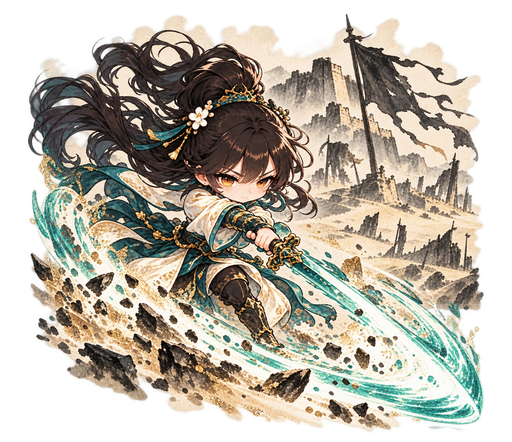
#> input picture art/cards/companion/behead_loulan_v1.png, 512 x 442 px; its folder holds only this picture in this run
$ python normalize_card_art.py
#> lines starting #> are read from the running program, lines starting #| are printed output that depends on the picture
"""Deterministic normalization/QA of generated art; no AI editing or repainting."""
from pathlib import Path
import hashlib
import json
from PIL import Image, ImageDraw, ImageFont

ROOT = Path(__file__).resolve().parents[1]
records = []
for path in sorted((ROOT / "art/cards").rglob("*.png")):
    image = Image.open(path).convert("RGBA")
#> image is the input picture: PIL image 512x442 RGBA; mean R, G, B, A 120.8, 114.2, 100.8, 173.8
    if image.size != (512, 442):
        image.thumbnail((496, 426), Image.Resampling.LANCZOS)
        canvas = Image.new("RGBA", (512, 442))
        canvas.alpha_composite(image, ((512 - image.width) // 2, (442 - image.height) // 2))
        canvas.save(path)
        image = canvas
    alpha = image.getchannel("A")
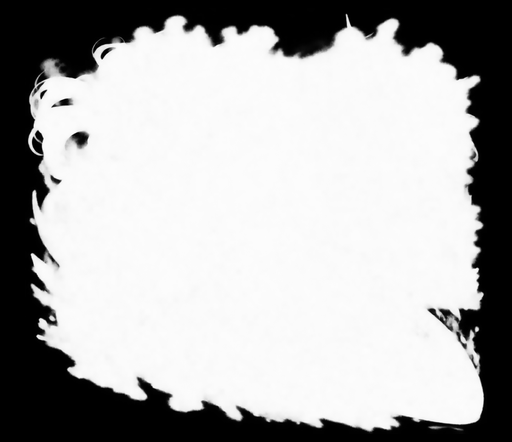
#> alpha: PIL image 512x442 L; min 0, max 255, mean 173.8
    records.append({"path": path.relative_to(ROOT).as_posix(), "size": list(image.size),
                    "alpha_extrema": list(alpha.getextrema()), "bbox": alpha.getbbox(),
                    "sha256": hashlib.sha256(path.read_bytes()).hexdigest()})
    import_path = Path(str(path) + ".import")
    if import_path.exists():
        data = import_path.read_text(encoding="utf-8")
        import_path.write_text(data.replace("mipmaps/generate=false", "mipmaps/generate=true"), encoding="utf-8")
#> pass 2 of the loop `for path in sorted((ROOT / "art/cards").rglob("*.png")):`:
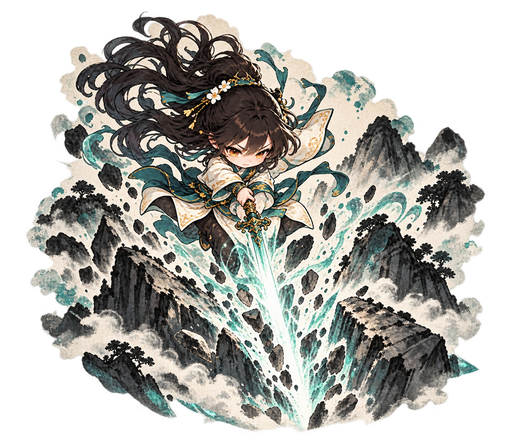
#> input picture art/cards/player/03_mountain_cleave_v1.png, 512 x 442 px
#> image is the input picture: PIL image 512x442 RGBA; mean R, G, B, A 90.1, 90, 84.7, 158.4
#> `alpha = image.getchannel("A")`:
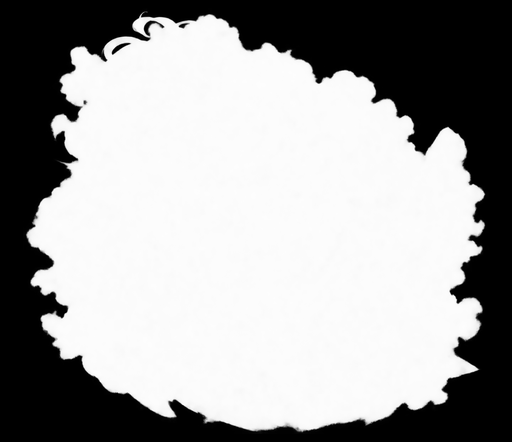
#> alpha: PIL image 512x442 L; min 0, max 255, mean 158.4

portrait_path = ROOT / "art/effects/brilliance_ink_figure_v1.png"
if portrait_path.exists():
    portrait = Image.open(portrait_path).convert("RGBA")
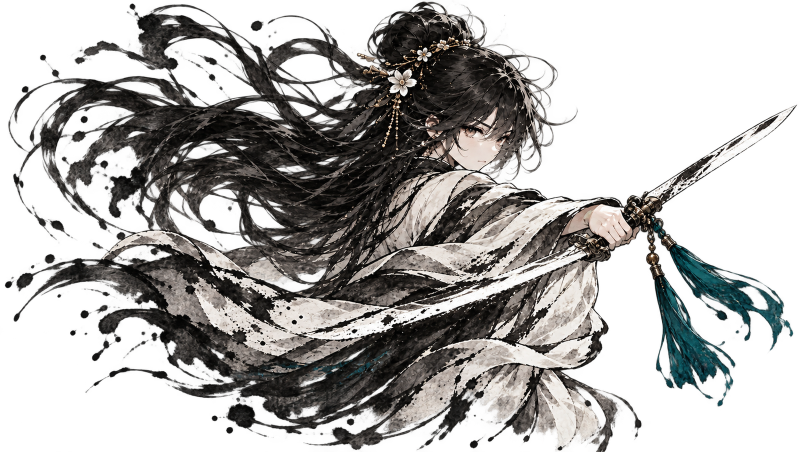
#> input picture art/effects/brilliance_ink_figure_v1.png, 1600 x 903 px (shown at 1/2 size)
#> portrait is the input picture: PIL image 1600x903 RGBA; mean R, G, B, A 44.2, 42.9, 41, 118.4
    if portrait.width > 1600 or portrait.height > 1100:
        portrait.thumbnail((1600, 1100), Image.Resampling.LANCZOS)
        portrait.save(portrait_path)
    import_path = Path(str(portrait_path) + ".import")
    if import_path.exists():
        data = import_path.read_text(encoding="utf-8")
        import_path.write_text(data.replace("mipmaps/generate=false", "mipmaps/generate=true"), encoding="utf-8")

report_path = ROOT / "art/cards/raster-qa.json"
report_path.write_text(json.dumps(records, ensure_ascii=False, indent=2), encoding="utf-8")
font = ImageFont.truetype("C:/Windows/Fonts/simkai.ttf", 18)
columns, cw, ch = 6, 224, 228
sheet = Image.new("RGB", (columns * cw, ((len(records) + columns - 1) // columns) * ch), "#e8e2d2")
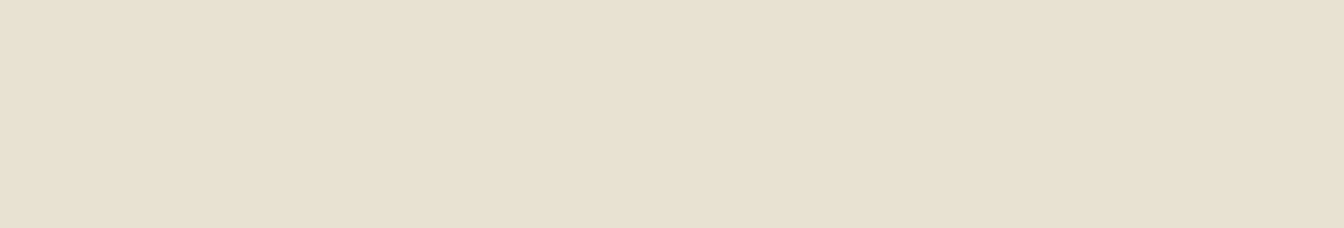
#> sheet: PIL image 1344x228 RGB; mean R, G, B 232, 226, 210
draw = ImageDraw.Draw(sheet)
for index, record in enumerate(records):
    image = Image.open(ROOT / record["path"]).convert("RGBA")
    image.thumbnail((208, 182), Image.Resampling.LANCZOS)
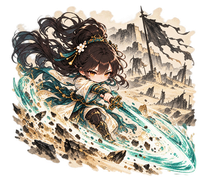
#> image: PIL image 208x180 RGBA; mean R, G, B, A 118.9, 112.5, 99.4, 173.9; transparent parts drawn white
    x, y = index % columns * cw, index // columns * ch
#> x = 0; y = 0
    sheet.paste(image, (x + (cw - image.width) // 2, y + 8), image)
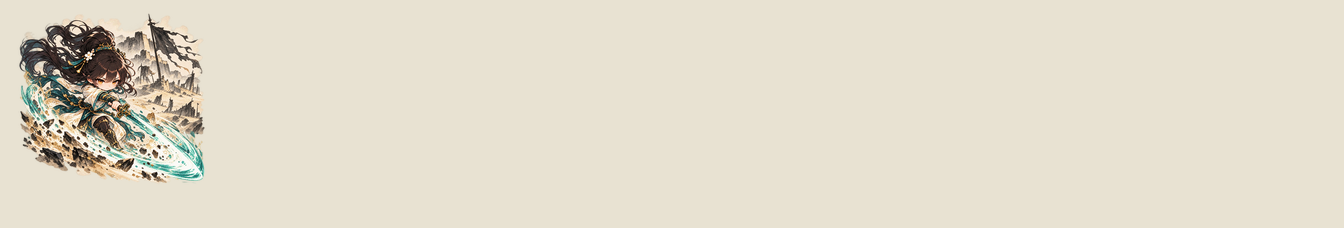
#> sheet: PIL image 1344x228 RGB; mean R, G, B 225.7, 219.6, 203.5
    label = Path(record["path"]).stem.removesuffix("_v1")
#> label = 'behead_loulan'
    draw.text((x + 6, y + 194), label, font=font, fill="#203b36")
#> pass 2 of the loop `for index, record in enumerate(records):`:
#> x = 224
#> `sheet.paste(image, (x + (cw - image.width) // 2, y + 8), image)`:
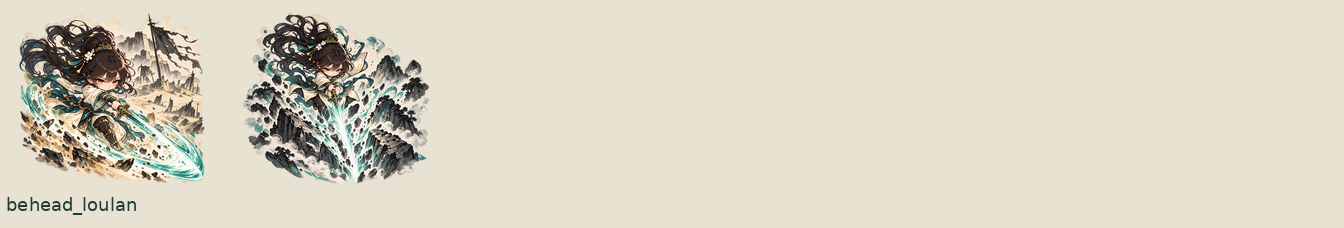
#> sheet: PIL image 1344x228 RGB; mean R, G, B 218, 212.3, 196.8
#> label = '03_mountain_cleave'
sheet.save(ROOT / "art/previews/card-covers-contact-v1.png")
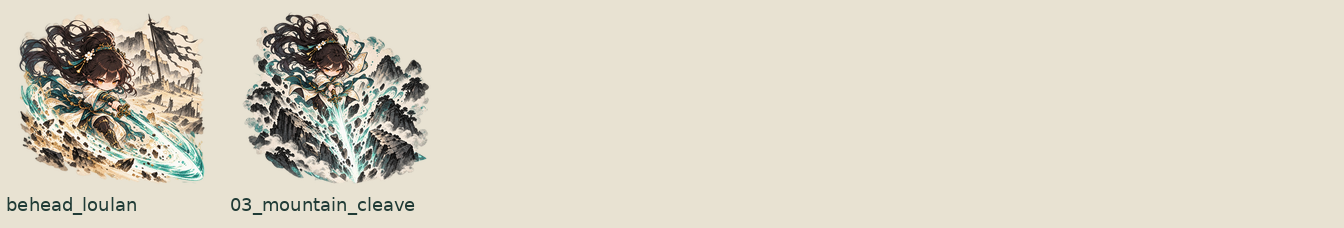
#> saved as card-covers-contact-v1.png: PIL image 1344x228 RGB; mean R, G, B 217.5, 211.9, 196.4
print(json.dumps({"normalized_generated_covers": len(records), "unique_hashes": len({r['sha256'] for r in records}),
                  "all_have_transparent_edges": all(r["alpha_extrema"][0] == 0 and r["alpha_extrema"][1] > 0 for r in records)}, ensure_ascii=False))
#| {"normalized_generated_covers": 2, "unique_hashes": 2, "all_have_transparent_edges": true}
